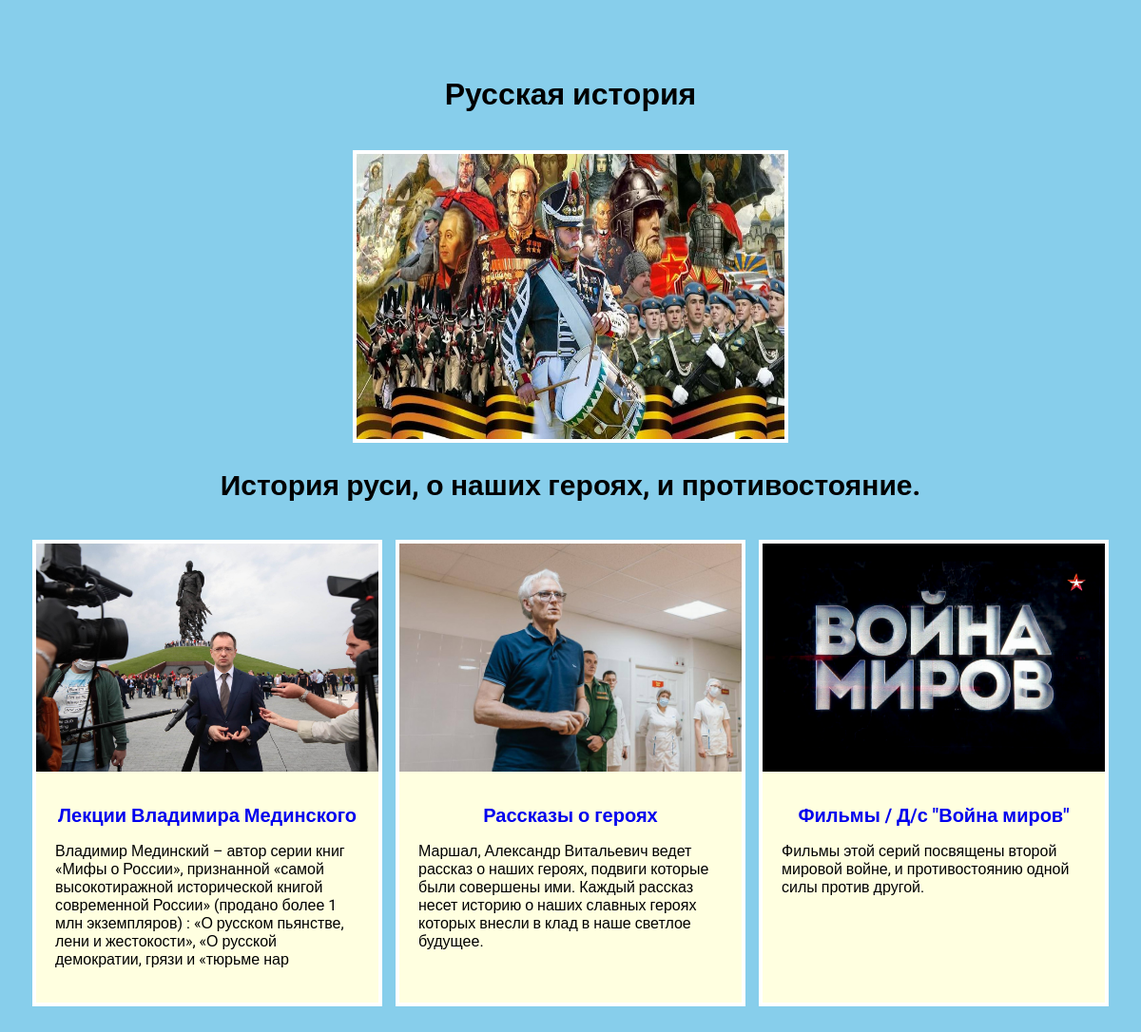
The page / on the database its author committed.
### Russia_history/models.py (models this page shows, shortened)
class History(models.Model):
    title = models.CharField(max_length=30)
    description = models.CharField(max_length=250)
    image = models.ImageField(upload_to='Russia_history/images/')
    url = models.URLField(blank=True)

### Russia_history/views.py (the view)
# urls.py: 2. Add a URL to urlpatterns:  path('', views.home, name='home')
def home(request):
    projects = History.objects.all()
    return render(request, 'russia_history/home.html', {'projects': projects})

### Russia_history/templates/russia_history/home.html
{% extends 'russia_history/base.html' %}
{% load static %}
{% block content %}
<h1>Русская история</h1>
<div class="img">
    <img src="{% static 'russia_history/01.jpg' %}" width="450" height="300" alt="">
</div>
<h2>История руси, о наших героях, и противостояние.</h2>
<div class="block">
    {% for project in projects %}
    <div class="element">
        <div>
            <img src="{{ project.image.url }}" alt="">
        </div>
        <div class="text">
            <h2><a href="{{ project.url }}" target="_blank">{{ project.title }}</a></h2>
            <p>{{ project.description }}</p>
        </div>
    </div>
    {% endfor %}
</div>
{% endblock %}

### Russia_history/templates/russia_history/base.html (shortened to what this page needs)
<!DOCTYPE html>
{% load static %}
<html lang="en">
<head>
    <link rel="stylesheet" href="{% static 'css/style_h_p1.css' %}">
</head>
<body>
<div class="content">
    <div class="wrap">
        {% block content %}
        {% endblock %}
    </div>
</div>
</body>
</html>

### Russia_history/static/css/style_h_p1.css (style rules this page uses)
body { background: skyblue; font-family: "Roboto", sans-serif; padding: 0; margin: 0; }
.wrap { max-width: 1200px; margin: 0 auto; padding: 20px; box-sizing: border-box; }
.block { display: flex; flex-wrap: wrap; justify-content: space-evenly; margin-bottom: 60px; }
.img img { border: 4px solid #fff; }
.img { text-align: center; margin-bottom: 60px; }
.block img { max-width: 360px; }
.text { width: 360px; padding: 20px; box-sizing: border-box; }
.content h1 { text-align: center; margin: 60px 0 40px; }
.img, h2 { text-align: center; margin: 20px 0; font-size: 30px; }
.text h2 { text-align: center; margin: 10px 0; font-size: 20px; }
.element { background: lightyellow; border: 4px solid #fff; margin: 20px 0; }
a { text-decoration: none; }

### rows shown on the page
History: image (picture), title "Лекции Владимира Мединского", description "Владимир Мединский – автор серии книг «Мифы о России», признанной «самой высокотиражной исторической книгой современной России» (продано более 1 млн экземпляров) : «О русском пьянстве, лени и жестокости», «О русской демократии, грязи и «тюрьме нар"
History: image (picture), title "Рассказы о героях", description "Маршал, Александр Витальевич ведет рассказ о наших героях, подвиги которые были совершены ими. Каждый рассказ несет историю о наших славных героях которых внесли в клад в наше светлое будущее."
History: image (picture), title "Фильмы / Д/с \"Война миров\"", description "Фильмы этой серий посвящены второй мировой войне, и противостоянию одной силы против другой."
